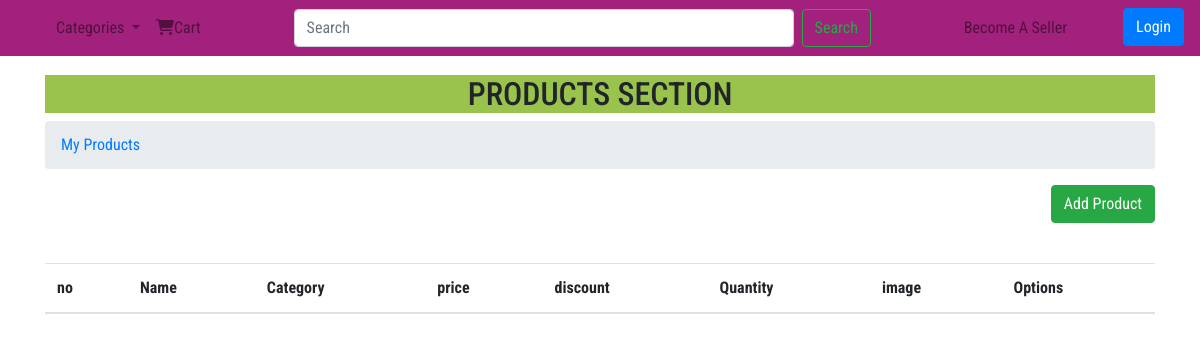
/seller-products.php, run on an earlier commit of the app's database.
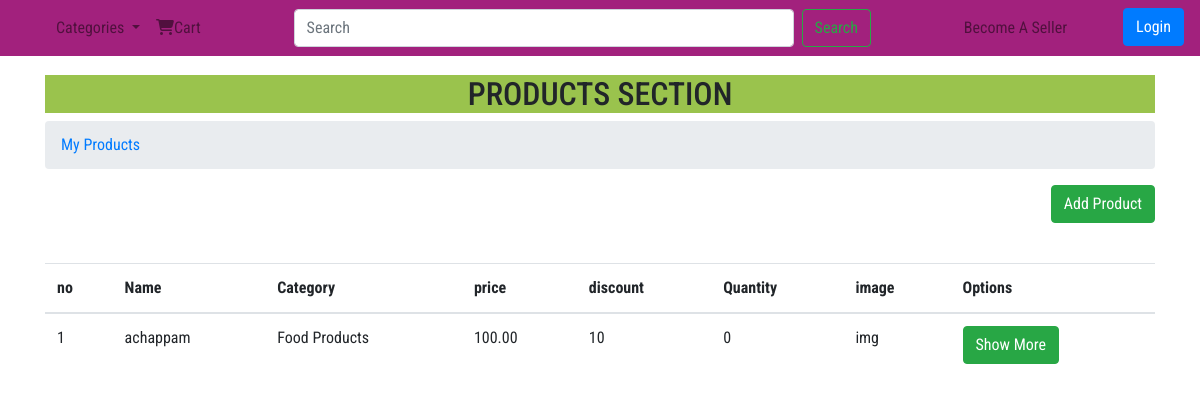
And on a later commit of the database.
### tables this page shows
CREATE TABLE IF NOT EXISTS `products` (
  `product_id` varchar(14) NOT NULL,
  `seller_id` varchar(14) NOT NULL,
  `category_id` varchar(14) NOT NULL,
  `name` varchar(50) NOT NULL,
  `description` varchar(500) NOT NULL,
  `quantity` int(3) NOT NULL,
  `mrp` float(7,2) NOT NULL,
  `discount` int(2) NOT NULL,
  UNIQUE KEY `product_id` (`product_id`)
);

CREATE TABLE IF NOT EXISTS `category` (
  `category_id` varchar(14) NOT NULL,
  `name` varchar(50) NOT NULL,
  `parent_id` varchar(14) DEFAULT NULL,
  UNIQUE KEY `category_id` (`category_id`)
);

### universal-codes.php (called while the page is built, shortened)
<?php
$logged = "N";
$user_type = "C";
?>

### functions.php (called while the page is built, shortened)
<?php
function categoryNameFromCategoryId($category_id)
{
    include "dbconnect.php";
    $sql = "SELECT name FROM category WHERE category_id='$category_id'";
    $result = mysqli_query($con, $sql);
    if(mysqli_num_rows($result)>0){
        $row = mysqli_fetch_assoc($result);
        $category_name = $row["name"];
    }
    return $category_name ;
}
?>

### seller-products.php (the view, shortened to what this page needs)
<?php
include "dbconnect.php";
include "functions.php";
include "universal-codes.php";
$page_title = "MERCADO|Products";?>
<!DOCTYPE html>
<html lang="en">
<?php  include "head.php"?>
<body>
<?php include "navbar.php"?>
    <section id="products-page">
        <div class="container">
            <div class="row row-products">
                <div class="col-lg-12"><h2>PRODUCTS SECTION</h2></div>
                <div class="col-lg-12">
                    <nav aria-label="breadcrumb">
                        <ol class="breadcrumb">
                            <li class="breadcrumb-item active" aria-current="page"><a href="seller-products.php">My Products</a></li>
                        </ol>
                    </nav>
                </div>
                <div class="col-lg-12"><a href="add-products.php" class="btn btn-success float-right">Add Product</a></div>
            </div>
            <div class="row row-tables">
                <div class="col-lg-12">
                    <table class="table" id="myTable">
                        <thead>
                            <tr>
                            <th scope="col">no</th>
                            <th scope="col">Name</th>
                            <th scope="col">Category</th>
                            <th scope="col">price</th>
                            <th scope="col">discount</th>
                            <th scope="col">Quantity</th>
                            <th scope="col">image</th>
                            <th scope="col">Options</th>
                            </tr>
                        </thead>
                        <tbody>
                        <?php
                        $sql1 = "SELECT * FROM products";
                        $result1 = mysqli_query($con, $sql1);
                        if(mysqli_num_rows($result1)>0){
                            $i = 1;
                            while($row = mysqli_fetch_assoc($result1))
                            {
                                $category_id = $row['category_id'];
                                $category_name = categoryNameFromCategoryId($category_id);
                                    echo "<tr>";
                                    echo "<td>".$i++."</td>";
                                    echo "<td>".$row["name"]."</td>";
                                    echo "<td>".$category_name."</td>";
                                    echo "<td>".$row["mrp"]."</td>";
                                    echo "<td>".$row["discount"]."</td>";
                                    echo "<td>".$row["quantity"]."</td>";
                                    echo "<td>img</td>";
                                    echo "<td>";
                                    echo "<a  href='show-more-products.php?id=" .$row['product_id'] ."' class='btn btn-success'> Show More </a>";
                                    echo "</td>";
                                    echo "</tr>";
                            }
                        }
                        ?>
                        </tbody>
                    </table>
                </div>
            </div>
        </div>
    </section>
</body>
</html>

### head.php (shortened to what this page needs)
<head>
    <link rel="stylesheet" href="https://cdn.datatables.net/1.13.1/css/jquery.dataTables.min.css">
    <link rel="stylesheet" href="https://maxcdn.bootstrapcdn.com/bootstrap/4.0.0/css/bootstrap.min.css"
>
    <link rel="stylesheet" href="https://cdnjs.cloudflare.com/ajax/libs/baguettebox.js/1.10.0/baguetteBox.min.css" />
    <link rel="stylesheet" href="css/styles.css">
</head>

### navbar.php (shortened to what this page needs)
<?php if($user_type=="C"){?>
<nav class="navbar navbar-expand-lg navbar-light fixed-top"  >
  <div class="collapse navbar-collapse" id="navbarSupportedContent">
    <ul class="navbar-nav mr-auto">
      <li class="nav-item active">
        <a class="nav-link" href="#"><span class="sr-only">(current)</span></a>
      </li>
      <li class="nav-item dropdown">
        <a class="nav-link dropdown-toggle" href="#" id="navbarDropdown" role="button" data-toggle="dropdown" aria-haspopup="true" aria-expanded="false">
          Categories
        </a>
      </li>
      <li class="nav-item">
        <a class="nav-link" href="#"><i class="fa-solid fa-cart-shopping"></i>Cart</a>
      </li>
    </ul>
    <form class="form-inline my-2 my-lg-0">
      <input class="form-control mr-sm-2" type="search" placeholder="Search" aria-label="Search" style="width:500px !important ">
      <button class="btn btn-outline-success my-2 my-sm-0" type="submit">Search</button>
    </form>
    <ul class="navbar-nav ml-auto">
    <li class="nav-item">
      <a class="nav-link mr-5" href="seller-signup.php">Become A Seller</a>
    </li>
          <?php if($logged!="Y")
          {?>
         <li class="nav-item active">
            <a class="btn btn-primary" href="login.php" role="button">Login</a>
        </li>
      <?php }?>
    </ul>
  </div>
</nav>
<?php }
?>

### css/styles.css (style rules this page uses)
* { margin: 0; padding: 0; font-family:'Roboto Condensed', sans-serif; }
.navbar { background-color: #a2217d; }
#products-page { height: 1000px; margin-top: 75px; }
.row-products h2 { text-align: center; background-color: #9ac34d; }
.row-tables { margin-top: 40px; }

What changed in the data, as far as the page shows it:
added products: name "achappam", category.name "Food Products", mrp "100.00", discount "10", quantity "0"
